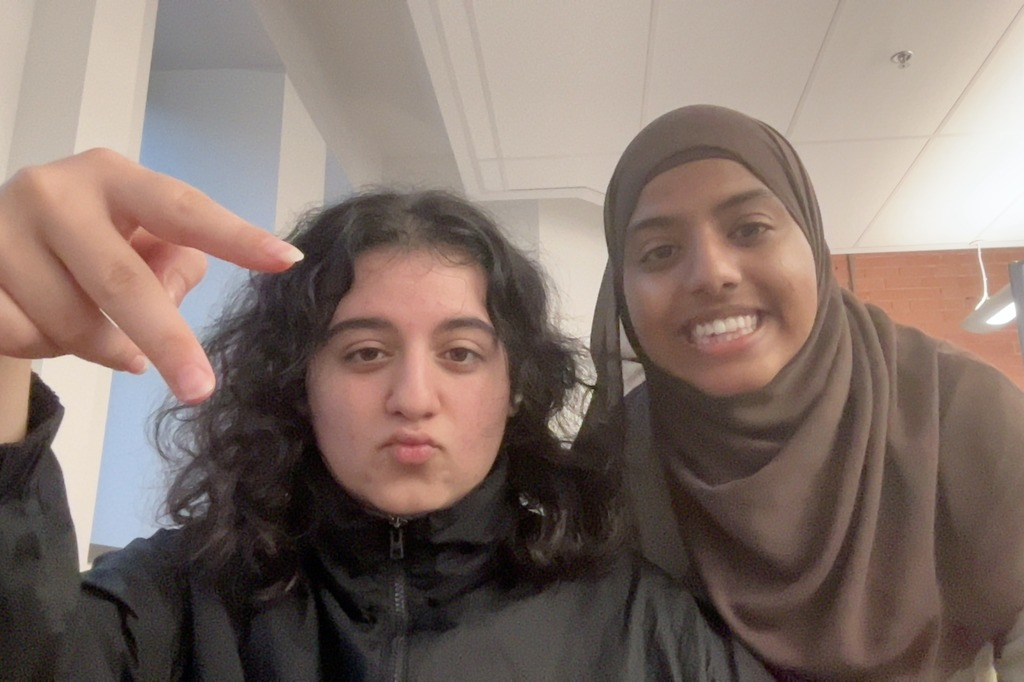
#> input picture test.jpg, 1024 x 682 px
$ python built-in.py
#> lines starting #> are read from the running program, lines starting #| are printed output that depends on the picture
import numpy as np
import matplotlib.pyplot as plt
from matplotlib.colors import LogNorm
from PIL import Image

"""
DO NOT SUBMIT THIS FILE!
I have written down the built-in FFT functions here to compare our result with the built-in functions.
"""

def process_image_fft(image_path: str):
    """
    Load an image, compute its FFT, and display the results.

    Args:
        image_path: Path to the input image file
    """
#> called with image_path = 'test.jpg'
    # Load and convert image to grayscale
    image = Image.open(image_path).convert('L')
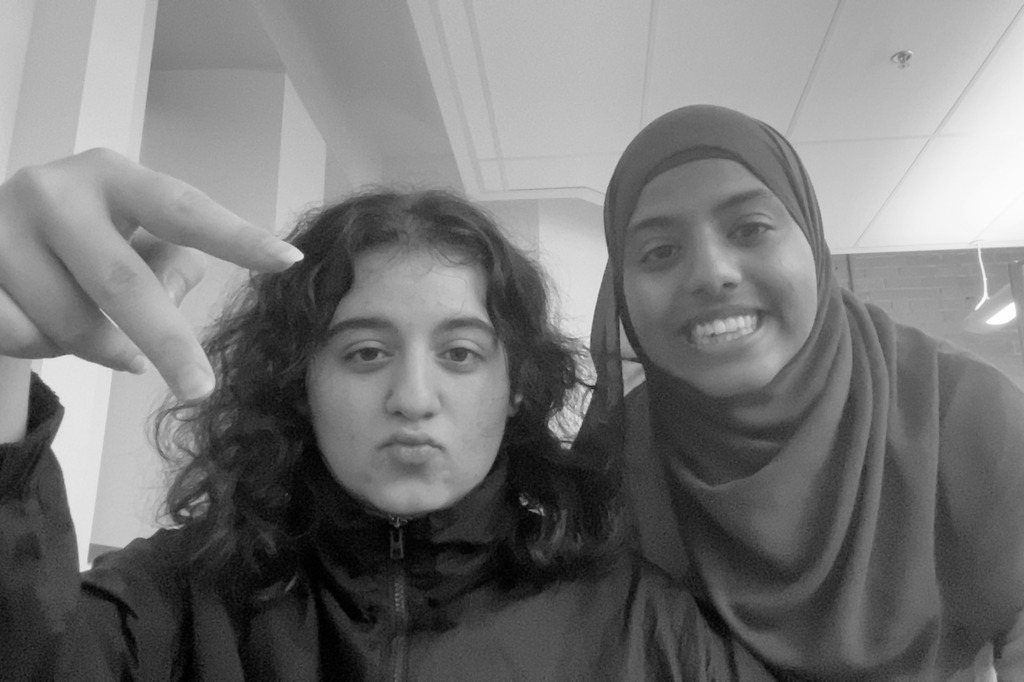
#> image: PIL image 1024x682 L; min 0, max 255, mean 118.5

    image_array = np.array(image)

    M, N = image_array.shape
#> M = 682; N = 1024
    padded_M = 2**np.ceil(np.log2(M)).astype(int)
#> padded_M = 1024
    padded_N = 2**np.ceil(np.log2(N)).astype(int)
#> padded_N = 1024

    # Create a zero array of the target size
    padded_image = np.zeros((padded_M, padded_N), dtype=image_array.dtype)

    # Place the original image in the center
    padded_image[:M, :N] = image_array
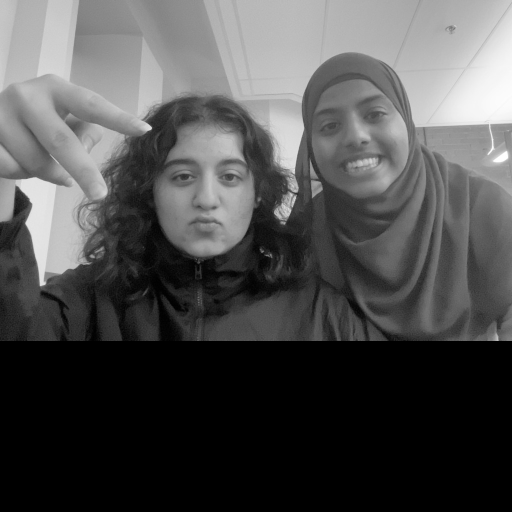
#> padded_image: shape (1024, 1024) (shown at 1/2 size); min 0, max 255, mean 78.9

    # Compute 2D FFT
    fft_result = np.fft.fft2(padded_image)

    # Shift zero frequency to center
    fft_shifted = np.fft.fftshift(fft_result)

    # Calculate magnitude spectrum (log scale)
    magnitude_spectrum = np.abs(fft_shifted)

    # Create figure with two subplots
    fig, (ax1, ax2) = plt.subplots(1, 2, figsize=(12, 6))

    # Display original image
    ax1.imshow(image_array, cmap='gray')
    ax1.set_title('Original Image')
    ax1.axis('off')

    # Display FFT (log scale)
    spectrum_plot = ax2.imshow(magnitude_spectrum,
                             norm=LogNorm(vmin=np.min(magnitude_spectrum[magnitude_spectrum > 0]),
                                        vmax=np.max(magnitude_spectrum)),
                             cmap='gray')
    ax2.set_title('Fourier Transform (Log Scale)')
    ax2.axis('off')

    # Add colorbar
    plt.colorbar(spectrum_plot, ax=ax2, label='Magnitude (log scale)')

    plt.tight_layout()
    plt.show()
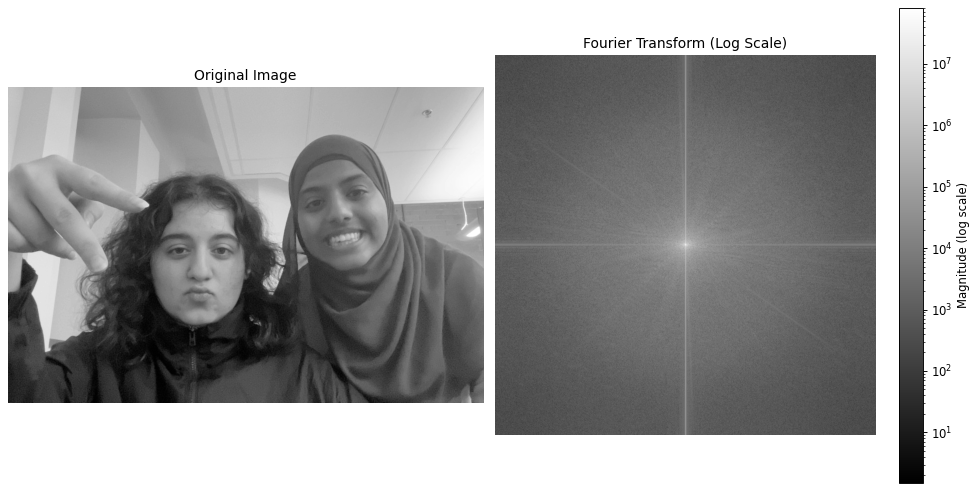
#> figure drawn by matplotlib, 3 panels

def denoise(image_array: np.ndarray, cutoff_ratio: float = 0.1) -> np.ndarray:
    # Perform 2D FFT on the image using numpy's fft2
    fft_result = np.fft.fftshift(np.fft.fft2(image_array))

    # Calculate cutoff frequencies
    M, N = fft_result.shape
    cutoff_x = int(M * cutoff_ratio / 2)
    cutoff_y = int(N * cutoff_ratio / 2)

    # Create a mask for the low frequencies (central square) and apply it
    mask = np.zeros_like(fft_result)
    mask[M//2 - cutoff_x : M//2 + cutoff_x, N//2 - cutoff_y : N//2 + cutoff_y] = 1
    filtered_fft = fft_result * mask

    # Count non-zero coefficients in the filtered FFT and calculate fraction retained
    non_zero_count = np.count_nonzero(filtered_fft)
    total_coefficients = M * N
    fraction_retained = non_zero_count / total_coefficients

    # Print the non-zero coefficient count and fraction retained
    print(f"Non-zero coefficients retained: {non_zero_count}")
    print(f"Fraction of original Fourier coefficients retained: {fraction_retained:.4f}")

    # Perform the inverse FFT to obtain the denoised image
    denoised_image = np.fft.ifft2(np.fft.ifftshift(filtered_fft)).real

    # Return the real part of the denoised image
    return denoised_image

if __name__ == "__main__":
    process_image_fft("test.jpg")

    # [5 lines of commented-out code are left out]

$ run again, with moonlanding.png saved as test.jpg
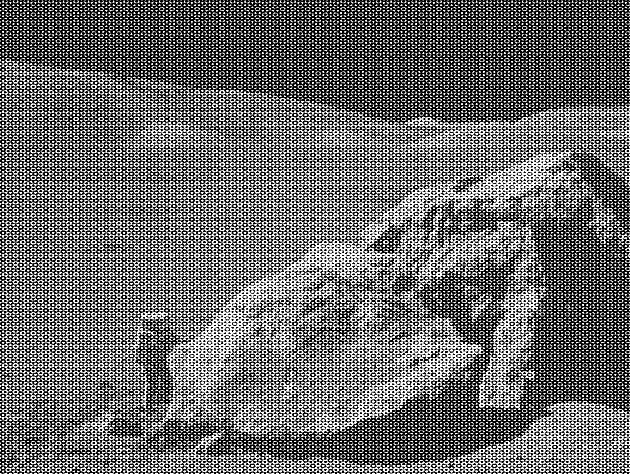
#> input picture moonlanding.png, 630 x 474 px
#> in process_image_fft, image is the input picture: PIL image 630x474 L; min 0, max 255, mean 108.2
#> in process_image_fft, `padded_image[:M, :N] = image_array`:
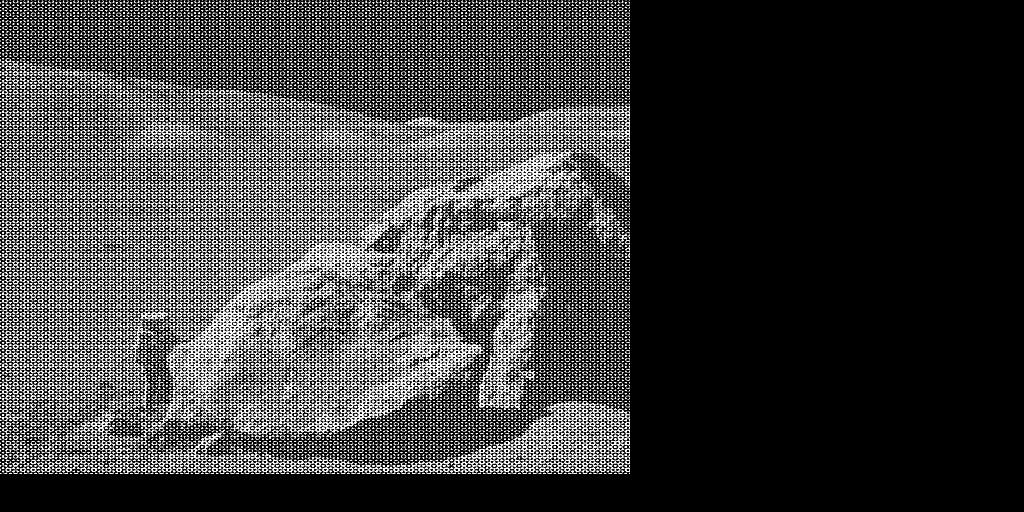
#> padded_image: shape (512, 1024); min 0, max 255, mean 61.6
#> in process_image_fft, `plt.show()`:
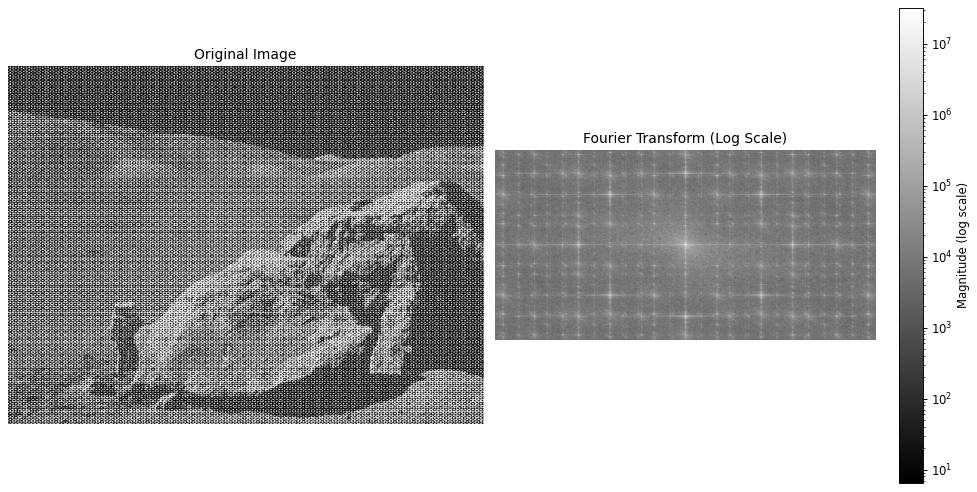
#> figure drawn by matplotlib, 3 panels
